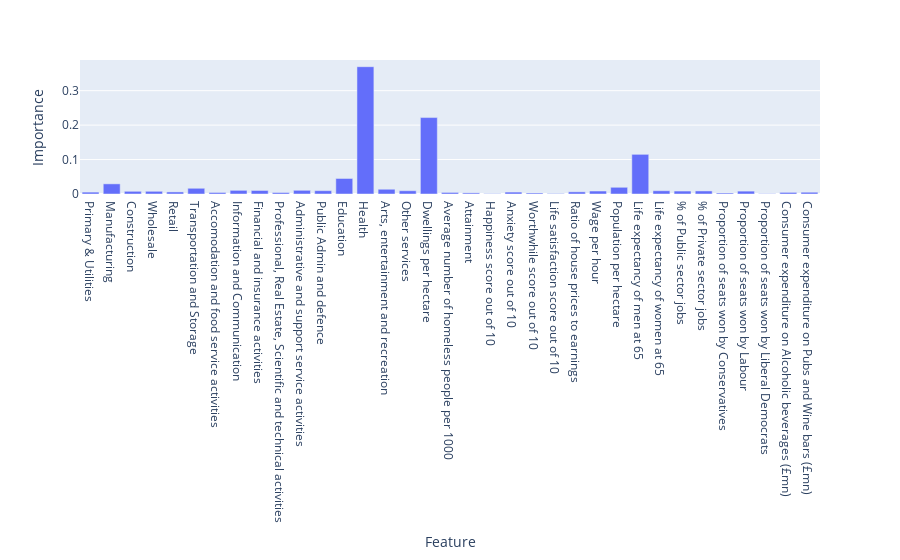

The code cell stored with this chart in its notebook:
### Markdown cell above
### Evaluation of Random Forest Regressor

The `regressor.score()` method is used to evaluate the performance of a `RandomForestRegressor` model on the test data. This method returns the coefficient of determination (R^2) of the prediction, which is a measure of how well the model fits the data.
A value of `regressor_score` for the R^2 means that the model explains 90.7% of the variance in the target variable. This is generally considered a good fit, as it indicates that the model is able to accurately predict the values of the target variable based on the features in the data.

However, the R^2 value is not always the best metric for evaluating the performance of a model, especially when the target variable is not normally distributed or has heteroscedasticity (i.e. the variance is not constant across the range of values). In these cases, other metrics such as mean absolute error (MAE) or mean squared error (MSE) may be more appropriate.

### Code cell
import plotly.express as px

# Get the feature importances
importances = regressor.feature_importances_

# Create a bar chart using the px.bar() function
fig = px.bar(
    x=X_train.columns,
    y=importances,
    labels={'x': 'Feature', 'y': 'Importance'}
)

# Show the plot
fig.show()

### Figure 1 — Plotly figure (JSON) as saved in the notebook; plotly's stock layout.template omitted (floating-point values rounded to 4 significant figures)
{"data": [{"alignmentgroup": "True", "hovertemplate": "Feature=%{x}<br>Importance=%{y}<extra></extra>", "legendgroup": "", "marker": {"color": "#636efa", "pattern": {"shape": ""}}, "name": "", "offsetgroup": "", "orientation": "v", "showlegend": false, "textposition": "auto", "type": "bar", "x": ["Primary & Utilities", "Manufacturing", "Construction", "Wholesale", "Retail", "Transportation and Storage", "Accomodation and food service activities", "Information and Communication", "Financial and insurance activities", "Professional, Real Estate, Scientific and technical activities", "Administrative and support service activities", "Public Admin and defence", "Education", "Health", "Arts, entertainment and recreation", "Other services", "Dwellings per hectare", "Average number of homeless people per 1000", "Attainment", "Happiness score out of 10", "Anxiety score out of 10", "Worthwhile score out of 10", "Life satisfaction score out of 10", "Ratio of house prices to earnings", "Wage per hour", "Population per hectare", "Life expectancy of men at 65", "Life expectancy of women at 65", "% of Public sector jobs", "% of Private sector jobs", "Proportion of seats won by Conservatives", "Proportion of seats won by Labour", "Proportion of seats won by Liberal Democrats", "Consumer expenditure on Alcoholic beverages (£mn)", "Consumer expenditure on Pubs and Wine bars (£mn)"], "xaxis": "x", "y": [0.005448, 0.02948, 0.007846, 0.007832, 0.006014, 0.01662, 0.004429, 0.01063, 0.01029, 0.004248, 0.01073, 0.009633, 0.0451, 0.3696, 0.01378, 0.00947, 0.2219, 0.00457, 0.003259, 0.0009001, 0.005549, 0.002995, 0.001291, 0.006283, 0.008635, 0.01949, 0.1152, 0.00945, 0.008554, 0.008856, 0.002875, 0.008335, 0.000849, 0.004682, 0.005152], "yaxis": "y"}], "layout": {"autosize": true, "barmode": "relative", "legend": {"tracegroupgap": 0}, "margin": {"t": 60}, "xaxis": {"anchor": "y", "autorange": true, "domain": [0, 1], "range": [-0.5, 34.5], "title": {"text": "Feature"}, "type": "category"}, "yaxis": {"anchor": "x", "autorange": true, "domain": [0, 1], "range": [0, 0.3891], "title": {"text": "Importance"}, "type": "linear"}}}
